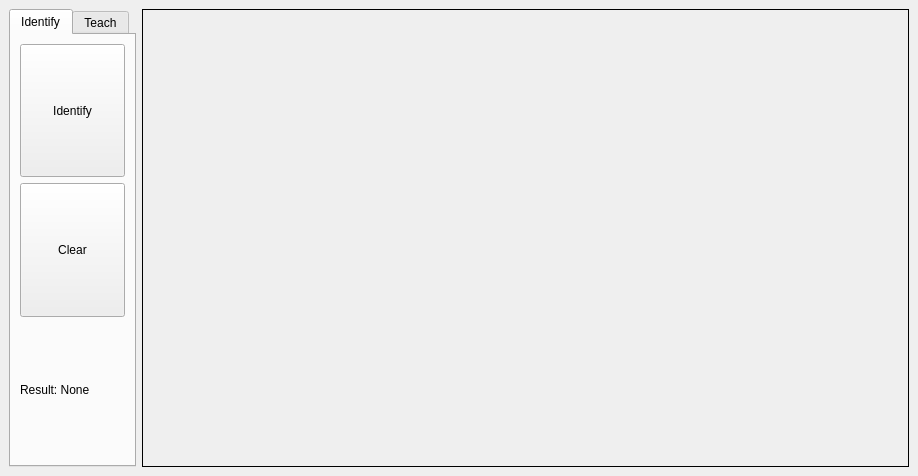
<?xml version="1.0" encoding="UTF-8"?>
<ui version="4.0">
 <class>MainWindow</class>
 <widget class="QMainWindow" name="MainWindow">
  <property name="geometry">
   <rect>
    <x>0</x>
    <y>0</y>
    <width>918</width>
    <height>476</height>
   </rect>
  </property>
  <property name="sizePolicy">
   <sizepolicy hsizetype="Expanding" vsizetype="Expanding">
    <horstretch>0</horstretch>
    <verstretch>0</verstretch>
   </sizepolicy>
  </property>
  <property name="windowTitle">
   <string>NEURONet</string>
  </property>
  <widget class="QWidget" name="centralwidget">
   <property name="sizePolicy">
    <sizepolicy hsizetype="Expanding" vsizetype="Expanding">
     <horstretch>0</horstretch>
     <verstretch>0</verstretch>
    </sizepolicy>
   </property>
   <layout class="QHBoxLayout" name="horizontalLayout">
    <item>
     <widget class="QTabWidget" name="tabWidget">
      <property name="sizePolicy">
       <sizepolicy hsizetype="Minimum" vsizetype="Preferred">
        <horstretch>0</horstretch>
        <verstretch>0</verstretch>
       </sizepolicy>
      </property>
      <property name="currentIndex">
       <number>0</number>
      </property>
      <widget class="QWidget" name="determine_tab">
       <attribute name="title">
        <string>Identify</string>
       </attribute>
       <layout class="QVBoxLayout" name="verticalLayout">
        <item>
         <widget class="QPushButton" name="determine_btn">
          <property name="sizePolicy">
           <sizepolicy hsizetype="Minimum" vsizetype="Preferred">
            <horstretch>0</horstretch>
            <verstretch>0</verstretch>
           </sizepolicy>
          </property>
          <property name="whatsThis">
           <string>&lt;html&gt;&lt;head/&gt;&lt;body&gt;&lt;p&gt;Press to plot chosen function&lt;/p&gt;&lt;/body&gt;&lt;/html&gt;</string>
          </property>
          <property name="text">
           <string>Identify</string>
          </property>
         </widget>
        </item>
        <item>
         <widget class="QPushButton" name="clear_btn">
          <property name="sizePolicy">
           <sizepolicy hsizetype="Minimum" vsizetype="Preferred">
            <horstretch>0</horstretch>
            <verstretch>0</verstretch>
           </sizepolicy>
          </property>
          <property name="text">
           <string>Clear</string>
          </property>
         </widget>
        </item>
        <item>
         <widget class="QLabel" name="res_label">
          <property name="sizePolicy">
           <sizepolicy hsizetype="Minimum" vsizetype="Preferred">
            <horstretch>0</horstretch>
            <verstretch>0</verstretch>
           </sizepolicy>
          </property>
          <property name="text">
           <string>Result: None</string>
          </property>
         </widget>
        </item>
       </layout>
      </widget>
      <widget class="QWidget" name="learn_tab">
       <attribute name="title">
        <string>Teach</string>
       </attribute>
       <layout class="QVBoxLayout" name="verticalLayout_2">
        <item>
         <widget class="QComboBox" name="obj_box">
          <property name="sizePolicy">
           <sizepolicy hsizetype="Preferred" vsizetype="Minimum">
            <horstretch>0</horstretch>
            <verstretch>0</verstretch>
           </sizepolicy>
          </property>
         </widget>
        </item>
        <item>
         <widget class="QPushButton" name="accept_btn">
          <property name="enabled">
           <bool>false</bool>
          </property>
          <property name="sizePolicy">
           <sizepolicy hsizetype="Minimum" vsizetype="Minimum">
            <horstretch>0</horstretch>
            <verstretch>0</verstretch>
           </sizepolicy>
          </property>
          <property name="text">
           <string>Accept drawing</string>
          </property>
         </widget>
        </item>
        <item>
         <widget class="QCheckBox" name="auto_check">
          <property name="sizePolicy">
           <sizepolicy hsizetype="Minimum" vsizetype="Minimum">
            <horstretch>0</horstretch>
            <verstretch>0</verstretch>
           </sizepolicy>
          </property>
          <property name="text">
           <string>Auto confirm</string>
          </property>
          <property name="checked">
           <bool>true</bool>
          </property>
         </widget>
        </item>
       </layout>
      </widget>
     </widget>
    </item>
    <item>
     <widget class="QFrame" name="canvas_frame">
      <property name="sizePolicy">
       <sizepolicy hsizetype="Expanding" vsizetype="Expanding">
        <horstretch>0</horstretch>
        <verstretch>0</verstretch>
       </sizepolicy>
      </property>
      <property name="frameShape">
       <enum>QFrame::Shape::Box</enum>
      </property>
     </widget>
    </item>
   </layout>
  </widget>
 </widget>
 <resources/>
 <connections/>
</ui>
